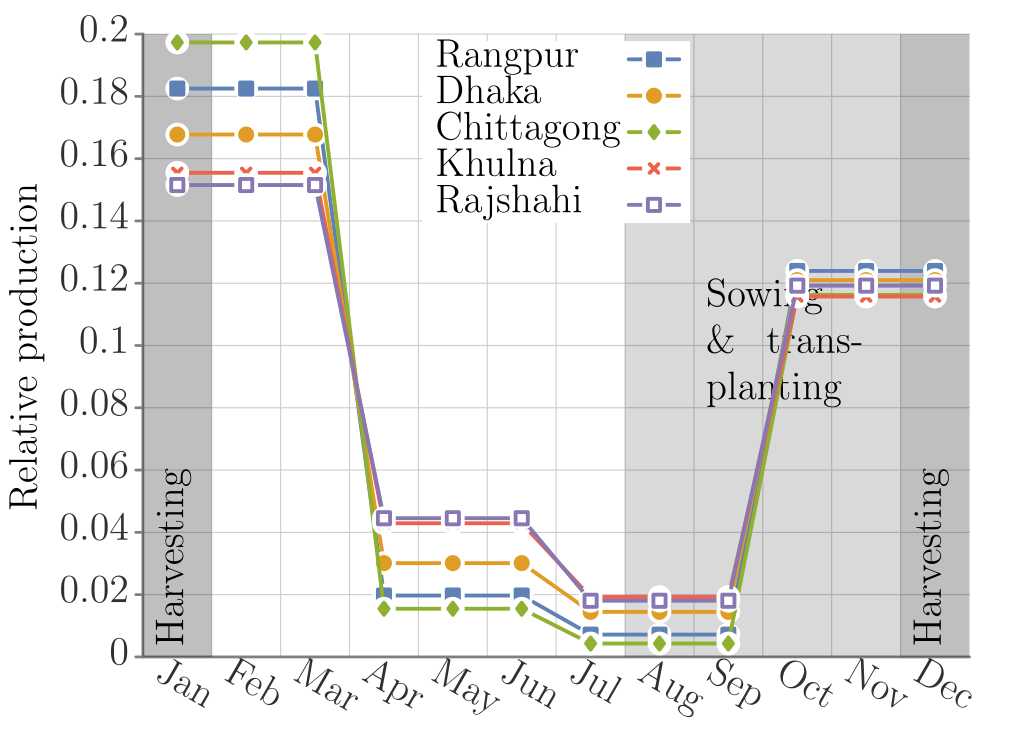

Source code (gnuplot):
##### terminal
clear
# set loadpath '~/Dropbox/proj/gp/src'
set term tikz standalone size 12.5cm,8.75cm font ",14" gparrows scale 2,2 textscale 2
set datafile separator ','

##### output
set output 'prod_tomato_BGD.tex'

##### bg: bg color, axes, grid, tics
##### http://www.colourlovers.com/palette/268142/Danger_Mouse
Danger='#F84934'; # red
Shoes='#4D5E5F'; # grey
##### Rand Olson
roBlue='#1F77B4';
roRed='#D62728';
# border
set style line 21 lt 1 lc rgb '#808080' 
set border 3 back ls 21 lw 5
# grid
set style line 22 lt 2 lc rgb '#CCCCCC' lw 2
set style line 23 lt 2 lc rgb '#DDDDDD' lw 1
set grid xtics mxtics ytics mytics back ls 22, ls 23
# tics
set tics textcolor rgb '#303030'
set tics nomirror out scale 1,.1
set mxtics 2
set mytics 2

##### load default linestyles
set style increment user
# taken care of in terminal
do for [i=1:15] { set style line i lt 1 lw 7 }

##### line colors
# mathematica default
DarkBlue= '#5e82b5'
Orange=   '#e09c24'
Green=    '#8fb030'
Red=      '#eb634f'
Purple=   '#8778b3'
Brown=    '#c46e1a'
LightBlue='#5c9ec7'
Yellow=   '#FDBF6F'
MATHEMATICA="#5e82b5 #e09c24 #8fb030 #eb634f #8778b3 #c46e1a #5c9ec7 #FDBF6F"
do for[i=1:8] {set style line i lc rgb word(MATHEMATICA,i)}
####

##### data style
set style data linespoints;
set style line 1 pt 5
set style line 2 pt 7
set style line 3 pt 13
set style line 4 pt 17
set style line 5 pt 4
set style line 6 pt 6
set style line 7 pt 12
set style line 8 pt 16
#
set pointintervalbox 4.5
do for [i=1:15] {set style line i ps 2.75 pi -1}

# NOTE: offsets should be a function of font sizes
##### key
set key t l Left spacing 2 width 5 opaque font ",15"

##### tics (note that tics are also set in theme)
set xtics font ",15" offset 0,.2
set ytics font ",15" offset 1.5,0

##### plot
set title font ",15" "" offset -3,.3
set xlabel "" offset 0,0 font ",15"
set ylabel "Relative production" offset -2,0 font ",15"


unset title; unset xlabel; unset mxtics; unset mytics;        set xtic rotate by -30 offset -2,-.5 scale 0 autojustify;        set style rect fc lt -1 fs transparent solid 0.15 noborder;        set obj rect from 8, graph 0 to 12, graph 1;        set label "\\parbox{2cm}{Sowing \\& transplanting}" at 9,graph 0.5;        set style rect fc lt -1 fs transparent solid 0.25 noborder;        set obj rect from 12, graph 0 to 13, graph 1;        set obj rect from 1, graph 0 to 2, graph 1;        set label "\\parbox{2cm}{Harvesting}" at 1.5,graph 0 rotate by 90 left;        set label "\\parbox{2cm}{Harvesting}" at 12.5,graph 0 rotate by 90 left;        set key c t width 8;        set xrange [1:13];        set xtics ("Jan" 1,"Feb" 2,"Mar" 3,"Apr" 4,"May" 5,       "Jun" 6,"Jul" 7,"Aug" 8,"Sep" 9,"Oct" 10,"Nov" 11,"Dec" 12) offset 0.5,0;

set style fill transparent solid .5;       plot       'rangpur.csv' u 1:3 ti 'Rangpur',       'dhaka.csv' u 1:3 ti 'Dhaka',       'chittagong.csv' u 1:3 ti 'Chittagong',       'khulna.csv' u 1:3 ti 'Khulna',       'rajshahi.csv' u 1:3 ti 'Rajshahi'

set term x11 reset;
